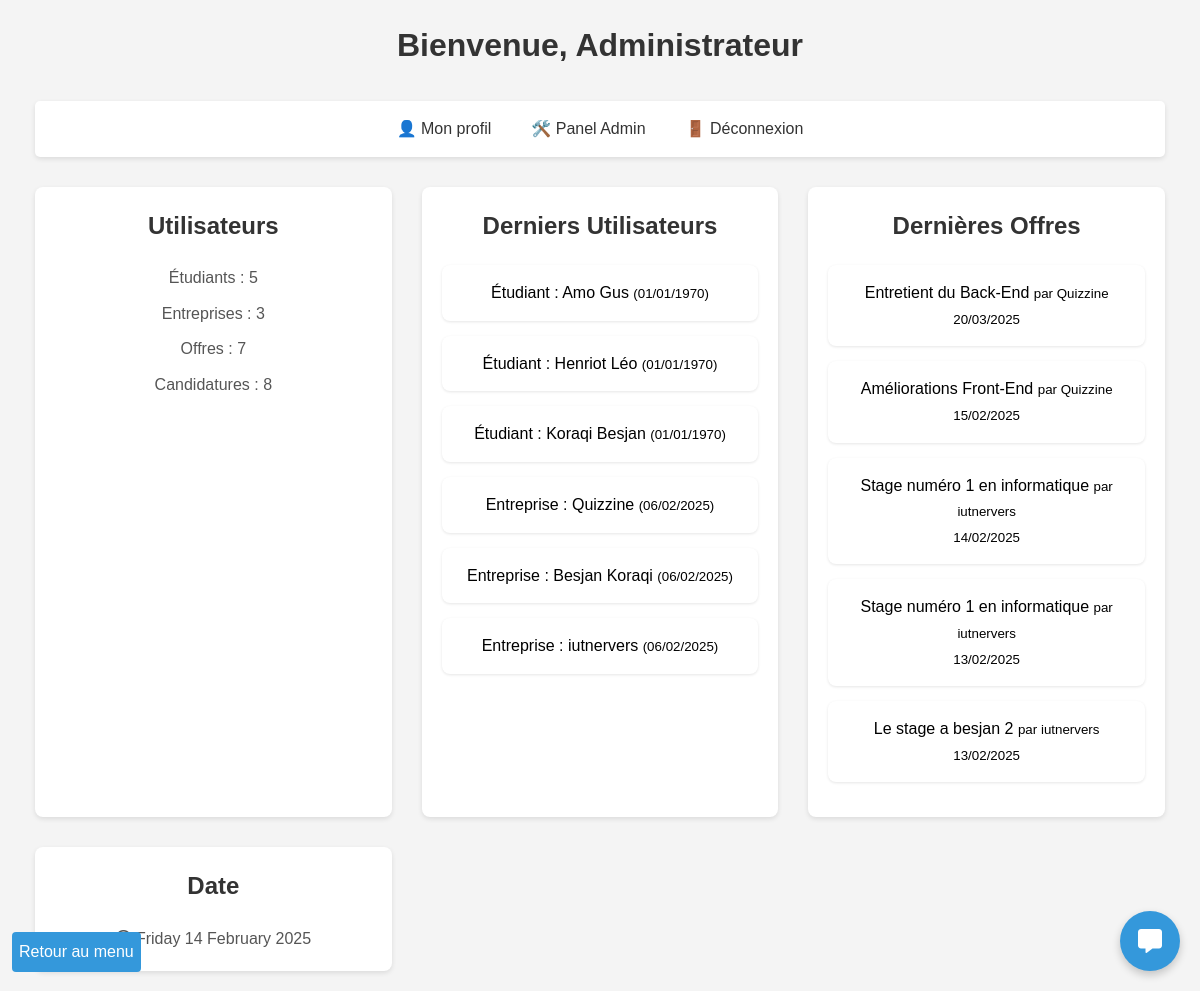
The app's page /app/views/home.php (signed in) with its own data.
### tables this page shows
CREATE TABLE `offres_stages` (
  `id` int(11) NOT NULL,
  `entreprise_id` int(11) DEFAULT NULL,
  `titre` varchar(100) NOT NULL,
  `description` text,
  `date_debut` date DEFAULT NULL,
  `date_fin` date DEFAULT NULL,
  `lieu` varchar(255) DEFAULT NULL,
  `mode_stage` enum('distanciel','présentiel') NOT NULL,
  `logo` varchar(255) DEFAULT NULL,
  `email_contact` varchar(255) NOT NULL,
  `lien_candidature` varchar(255) DEFAULT NULL,
  `domaine` varchar(100) DEFAULT NULL,
  `remuneration` decimal(10,2) DEFAULT NULL,
  `pays` varchar(100) DEFAULT 'France',
  `ville` varchar(100) DEFAULT NULL,
  `code_postal` varchar(10) DEFAULT NULL,
  `region` varchar(100) DEFAULT NULL,
  `departement` varchar(100) DEFAULT NULL,
  `date_publication` timestamp NOT NULL DEFAULT CURRENT_TIMESTAMP
);

CREATE TABLE `entreprises` (
  `id` int(11) NOT NULL,
  `siret` varchar(14) NOT NULL,
  `nom` varchar(100) NOT NULL,
  `adresse` varchar(255) DEFAULT NULL,
  `ville` varchar(100) DEFAULT NULL,
  `code_postal` varchar(10) DEFAULT NULL,
  `pays` varchar(100) DEFAULT NULL,
  `telephone` varchar(20) DEFAULT NULL,
  `site_web` varchar(255) DEFAULT NULL,
  `lieu` varchar(255) DEFAULT NULL,
  `tva_intracommunautaire` varchar(50) DEFAULT NULL,
  `secteur_activite` varchar(100) DEFAULT NULL,
  `description` text,
  `adresse_facturation` varchar(255) DEFAULT NULL,
  `logo` varchar(255) DEFAULT NULL,
  `nom_contact` varchar(100) DEFAULT NULL,
  `username` varchar(100) NOT NULL,
  `email` varchar(255) NOT NULL,
  `password` varchar(255) NOT NULL,
  `role` enum('etudiant','entreprise','admin') NOT NULL DEFAULT 'entreprise',
  `date_creation` timestamp NOT NULL DEFAULT CURRENT_TIMESTAMP,
  `icone` varchar(255) DEFAULT NULL
);

### app/views/home.php (the view, shortened to what this page needs)
<?php
require_once $_SERVER['DOCUMENT_ROOT'] . '/Gestion_Stage/app/config/database.php';
$table = ($_SESSION['role'] == 'etudiant') ? 'etudiants' : 'entreprises';
$stmt = $pdo->prepare("SELECT * FROM $table WHERE id = ?");
$stmt->execute([$_SESSION['user_id']]);
$user = $stmt->fetch(PDO::FETCH_ASSOC);
$welcome_message = 'Utilisateur';
if ($_SESSION['role'] == 'etudiant') {
    $welcome_message = $user['nom'] . ' ' . $user['prenom'];
} elseif ($_SESSION['role'] == 'entreprise') {
    $welcome_message = $user['nom'];
} elseif ($_SESSION['role'] == 'admin') {
    $welcome_message = 'Administrateur';
}
$dashboard_data = [];
if ($_SESSION['role'] == 'etudiant') {
    $stmt_candidatures = $pdo->prepare("
        SELECT c.statut, o.titre, o.date_debut, o.date_fin, e.nom as entreprise_nom
        FROM candidatures c
        JOIN offres_stages o ON c.offre_id = o.id
        JOIN entreprises e ON o.entreprise_id = e.id
        WHERE c.etudiant_id = ?
        ORDER BY c.date_candidature DESC
        LIMIT 3
    ");
    $stmt_candidatures->execute([$_SESSION['user_id']]);
    $dernieres_candidatures = $stmt_candidatures->fetchAll(PDO::FETCH_ASSOC);
    $stmt_offres = $pdo->prepare("
        SELECT id, titre, description, date_debut, date_fin
        FROM offres_stages
        ORDER BY date_debut DESC
        LIMIT 3
    ");
    $stmt_offres->execute();
    $offres_recommandees = $stmt_offres->fetchAll(PDO::FETCH_ASSOC);
    $stmt_messages = $pdo->prepare("
        SELECT DISTINCT e.id, e.nom as expediteur_nom, COUNT(m.id) as nb_messages
        FROM messages m
        JOIN entreprises e ON CONCAT('C', e.id) = m.expediteur_id
        WHERE m.destinataire_id = CONCAT('E', :user_id)
        AND m.statut = 'non_lu'
        GROUP BY e.id, e.nom
        ORDER BY MAX(m.date_envoi) DESC
    ");
    $stmt_messages->execute(['user_id' => $_SESSION['user_id']]);
    $messages_non_lus = $stmt_messages->fetchAll(PDO::FETCH_ASSOC);
    $stmt_candidatures_updated = $pdo->prepare("
        SELECT c.id, c.statut, c.date_modification, o.titre, e.nom as entreprise_nom
        FROM candidatures c
        JOIN offres_stages o ON c.offre_id = o.id
        JOIN entreprises e ON o.entreprise_id = e.id
        WHERE c.etudiant_id = :user_id
        AND c.statut IN ('acceptee', 'refusee')
        AND (c.date_lecture IS NULL OR c.date_modification > c.date_lecture)
        ORDER BY c.date_modification DESC
    ");
    $stmt_candidatures_updated->execute(['user_id' => $_SESSION['user_id']]);
    $candidatures_updated = $stmt_candidatures_updated->fetchAll(PDO::FETCH_ASSOC);
    $update_stmt = $pdo->prepare("
        UPDATE candidatures
        SET date_lecture = CURRENT_TIMESTAMP
        WHERE etudiant_id = ? AND date_lecture IS NULL
    ");
    $update_stmt->execute([$_SESSION['user_id']]);
    $dashboard_data = [
        'total_candidatures' => $pdo->query("SELECT COUNT(*) FROM candidatures WHERE etudiant_id = {$_SESSION['user_id']}")->fetchColumn(),
        'candidatures_en_cours' => $pdo->query("SELECT COUNT(*) FROM candidatures WHERE etudiant_id = {$_SESSION['user_id']} AND statut = 'en_attente'")->fetchColumn(),
        'dernieres_candidatures' => $dernieres_candidatures,
        'offres_recommandees' => $offres_recommandees,
        'messages_non_lus' => $messages_non_lus,
        'total_messages_non_lus' => array_sum(array_column($messages_non_lus, 'nb_messages')),
        'candidatures_updated' => $candidatures_updated,
        'total_candidatures_updated' => count($candidatures_updated)
    ];
} elseif ($_SESSION['role'] == 'admin') {
    $derniers_utilisateurs = $pdo->query("
        (SELECT 'Étudiant' as type, nom, prenom, email, date_naissance as date_inscription FROM etudiants ORDER BY id DESC LIMIT 3)
        UNION
        (SELECT 'Entreprise', nom, '', email, date_creation as date_inscription FROM entreprises ORDER BY id DESC LIMIT 3)
    ")->fetchAll(PDO::FETCH_ASSOC);
    $dernieres_offres = $pdo->query("
        SELECT o.titre, o.date_debut, e.nom as entreprise
        FROM offres_stages o
        JOIN entreprises e ON o.entreprise_id = e.id
        ORDER BY o.date_debut DESC
        LIMIT 5
    ")->fetchAll(PDO::FETCH_ASSOC);
    $dashboard_data = [
        'total_etudiants' => $pdo->query("SELECT COUNT(*) FROM etudiants")->fetchColumn(),
        'total_entreprises' => $pdo->query("SELECT COUNT(*) FROM entreprises")->fetchColumn(),
        'offres_actives' => $pdo->query("SELECT COUNT(*) FROM offres_stages")->fetchColumn(),
        'candidatures_totales' => $pdo->query("SELECT COUNT(*) FROM candidatures")->fetchColumn(),
        'derniers_utilisateurs' => $derniers_utilisateurs,
        'dernieres_offres' => $dernieres_offres
    ];
}
?>
<!DOCTYPE html>
<html lang="fr">
<head>
    <link rel="stylesheet" href="/Gestion_Stage/public/assets/css/style.css">
    <link rel="stylesheet" href="https://cdnjs.cloudflare.com/ajax/libs/font-awesome/6.1.1/css/all.min.css">
</head>
<body>
    <div class="container">
        <h1>Bienvenue, <?= htmlspecialchars($welcome_message) ?></h1>
        <nav>
    <ul>
        <li><a href="/Gestion_Stage/app/views/profile.php">👤 Mon profil</a></li>
        <?php if ($_SESSION['role'] == 'etudiant'): ?>
            <li><a href="/Gestion_Stage/app/views/panels/student_panel.php">🔍 Offres de stages</a></li>
            <li><a href="/Gestion_Stage/app/message/inbox.php">📩 Mes Messages</a></li>
        <?php elseif ($_SESSION['role'] == 'entreprise'): ?>
            <li><a href="/Gestion_Stage/app/views/internships/post_internship.php">➕ Publier une offre</a></li>
            <li><a href="/Gestion_Stage/app/views/panels/company_panel.php">📋 Gérer candidatures</a></li>
            <li><a href="/Gestion_Stage/app/message/inbox.php">📩 Mes Messages</a></li>
        <?php elseif ($_SESSION['role'] == 'admin'): ?>
            <li><a href="/Gestion_Stage/app/views/panels/admin_panel.php">🛠️ Panel Admin</a></li>
        <?php endif; ?>
        <li><a href="/Gestion_Stage/app/views/auth/logout.php">🚪 Déconnexion</a></li>
    </ul>
</nav>
    <div class="dashboard-grid">
        <?php if ($_SESSION['role'] == 'etudiant'): ?>
            <div class="dashboard-card">
                <h3>Mes Candidatures</h3>
                <p>Total : <?= $dashboard_data['total_candidatures'] ?></p>
                <p>En cours : <?= $dashboard_data['candidatures_en_cours'] ?></p>
            </div>
            <div class="dashboard-card">
            <h3>Dernières Candidatures</h3>
                <ul class="dashboard-list">
                    <?php if (empty($dashboard_data['dernieres_candidatures'])): ?>
                        <li>Aucune candidatures récentes</li>
                    <?php else: ?>
                        <?php foreach($dashboard_data['dernieres_candidatures'] as $candidature): ?>
                            <li>
                                <?= htmlspecialchars($candidature['entreprise_nom']) . ' - ' . htmlspecialchars($candidature['titre']) . ' - '?>
                                <span class="<?= $candidature['statut'] == 'en_attente' ? 'text-warning' : ($candidature['statut'] == 'refusee' ? 'text-refuse' : 'text-success') ?>">
                                    <?= formatStatus($candidature['statut']) ?>
                                </span>
                            </li>
                        <?php endforeach; ?>
                    <?php endif; ?>
                </ul>
            </div>
            <div class="dashboard-card">
                <h3>Offres Recommandées</h3>
                <ul class="dashboard-list">
                    <?php foreach($dashboard_data['offres_recommandees'] as $offre): ?>
                        <li>
                            <?= htmlspecialchars($offre['titre']) ?>
                            <small>(<?= date('d/m/Y', strtotime($offre['date_debut'])) ?> - <?= date('d/m/Y', strtotime($offre['date_fin'])) ?>)</small>
                        </li>
                    <?php endforeach; ?>
                </ul>
            </div>
        <?php elseif ($_SESSION['role'] == 'admin'): ?>
            <div class="dashboard-card">
                <h3>Utilisateurs</h3>
                <p>Étudiants : <?= $dashboard_data['total_etudiants'] ?></p>
                <p>Entreprises : <?= $dashboard_data['total_entreprises'] ?></p>
                <p>Offres : <?= $dashboard_data['offres_actives'] ?></p>
                <p>Candidatures : <?= $dashboard_data['candidatures_totales'] ?></p>
            </div>
            <div class="dashboard-card">
                <h3>Derniers Utilisateurs</h3>
                <ul class="dashboard-list">
                    <?php foreach($dashboard_data['derniers_utilisateurs'] as $utilisateur): ?>
                        <li>
                            <?= htmlspecialchars($utilisateur['type']) ?> :
                            <?= htmlspecialchars($utilisateur['nom'] . ' ' . $utilisateur['prenom']) ?>
                            <small>(<?= date('d/m/Y', strtotime($utilisateur['date_inscription'])) ?>)</small>
                        </li>
                    <?php endforeach; ?>
                </ul>
            </div>
            <div class="dashboard-card">
                <h3>Dernières Offres</h3>
                <ul class="dashboard-list">
                    <?php foreach($dashboard_data['dernieres_offres'] as $offre): ?>
                        <li>
                            <?= htmlspecialchars($offre['titre']) ?>
                            <small>par <?= htmlspecialchars($offre['entreprise']) ?></small>
                            <br><small><?= date('d/m/Y', strtotime($offre['date_debut'])) ?></small>
                        </li>
                    <?php endforeach; ?>
                </ul>
            </div>
        <?php endif; ?>
        <div class="dashboard-card">
            <h3>Date</h3>
            <p>
                <?php
                    echo strftime('%A %d %B %Y');
                ?>
            </p>
        </div>
    </div>
        <p><a class="index-button" href="/Gestion_Stage/index.php">Retour au menu</a></p>
    </div>
    <button class="feedback-button" onclick="document.getElementById('feedback-modal').style.display='block'">
        <i class="fas fa-comment-alt"></i>
    </button>
</body>
</html>

### public/assets/css/style.css (style rules this page uses)
:root { --primary-color: #2c3e50; --secondary-color: #3498db; --accent-color: #e74c3c; --secondary-color-hover: #4ea8e4; --accent-color-hover: #f26858; --text-color: #333; --light-gray: #f5f6fa; --border-radius: 8px; }
* { margin: 0; padding: 0; box-sizing: border-box; }
body { font-family: Arial, sans-serif; line-height: 1.6; background-color: #f4f4f4; padding: 20px; }
.container { max-width: 1200px; margin: 0 auto; padding: 0 15px; }
h1 { text-align: center; color: #333; margin-bottom: 30px; font-size: 2rem; }
nav { background: #fff; padding: 15px; border-radius: 5px; margin-bottom: 30px; box-shadow: 0 2px 5px rgba(0,0,0,0.1); }
nav ul { list-style: none; display: flex; justify-content: center; gap: 20px; }
nav a { color: #333; text-decoration: none; padding: 5px 10px; border-radius: 3px; transition: background-color 0.2s ease; }
button { background: #3498db; color: white; padding: 10px 20px; border: none; border-radius: 4px; cursor: pointer; width: 100%; }
a { color: #3498db; text-decoration: none; }
.index-button { position: fixed; bottom: 2%; left: 1%; background: var(--secondary-color); color: white; transition: background-color 0.2s ease; padding: 7px; border-radius: 4px; }
.dashboard-grid { display: grid; grid-template-columns: repeat(auto-fill, minmax(300px, 1fr)); gap: 30px; }
.dashboard-card { background-color: #fff; border-radius: 8px; box-shadow: 0 2px 5px rgba(0, 0, 0, 0.1); padding: 20px; text-align: center; transition: background-color 0.2s ease, transform 0.2s ease; }
.dashboard-card h3 { font-size: 1.5rem; color: #333; margin-bottom: 20px; }
.dashboard-card p { font-size: 1rem; color: #555; margin-top: 10px; }
.dashboard-grid li { list-style: none; }
.dashboard-list { padding: 0; list-style: none; font-size: 1rem; margin-top: 20px; }
.dashboard-list li { padding: 15px; background-color: #fff; margin-bottom: 15px; border-radius: 8px; box-shadow: 0 1px 3px rgba(0, 0, 0, 0.1); transition: background-color 0.2s ease; }
.feedback-button { position: fixed; bottom: 20px; right: 20px; background-color: #3498db; color: white; border: none; padding: 15px; border-radius: 50%; cursor: pointer; font-size: 20px; display: flex; align-items: center; justify-content: center; width: 60px; height: 60px; box-shadow: 0 4px 8px rgba(0, 0, 0, 0.2); transition: transform 0.3s ease, box-shadow 0.3s ease; }
.feedback-button i { font-size: 24px; }

### records on screen
offres_stages: titre "Entretient du Back-End", entreprise.nom "Quizzine", date_debut "20/03/2025"
offres_stages: titre "Améliorations Front-End", entreprise.nom "Quizzine", date_debut "15/02/2025"
offres_stages: titre "Stage numéro 1 en informatique", entreprise.nom "iutnervers", date_debut "14/02/2025"
offres_stages: titre "Stage numéro 1 en informatique", entreprise.nom "iutnervers", date_debut "13/02/2025"
offres_stages: titre "Le stage a besjan 2", entreprise.nom "iutnervers", date_debut "13/02/2025"

### other values on screen
$welcome_message "Administrateur"
$dashboard_data['total_etudiants'] "5"
$dashboard_data['total_entreprises'] "3"
$dashboard_data['offres_actives'] "7"
$dashboard_data['candidatures_totales'] "8"
$utilisateur['type'] "Étudiant"
$utilisateur['nom'] . ' ' . $utilisateur['prenom'] "Amo Gus"
date('d/m/Y', strtotime($utilisateur['date_inscription'])) "01/01/1970"
$utilisateur['nom'] . ' ' . $utilisateur['prenom'] "Henriot Léo"
$utilisateur['nom'] . ' ' . $utilisateur['prenom'] "Koraqi Besjan"
$utilisateur['type'] "Entreprise"
$utilisateur['nom'] . ' ' . $utilisateur['prenom'] "Quizzine"
date('d/m/Y', strtotime($utilisateur['date_inscription'])) "06/02/2025"
$utilisateur['nom'] . ' ' . $utilisateur['prenom'] "Besjan Koraqi"
$utilisateur['nom'] . ' ' . $utilisateur['prenom'] "iutnervers"
